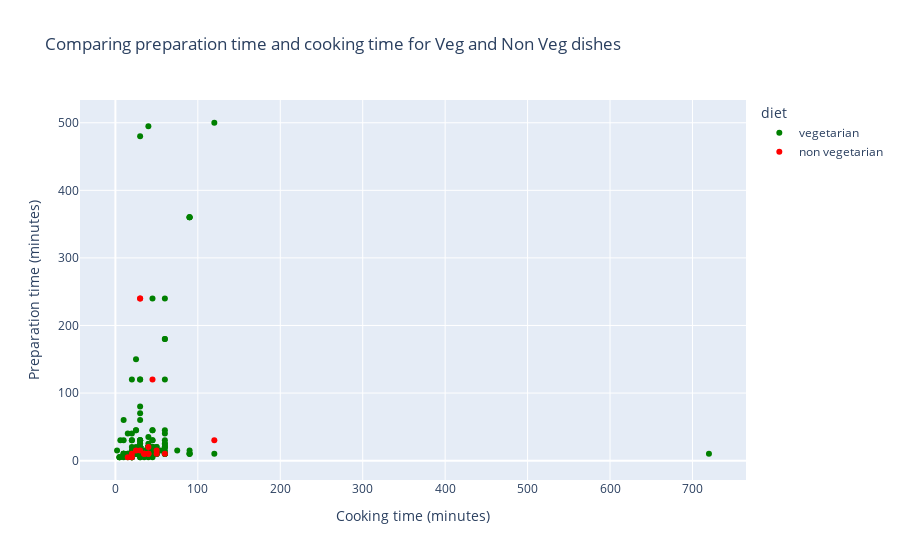

Source (notebook cell):
### Code cell
fig = px.scatter(df,x='cook_time',y='prep_time',color='diet',
                 color_discrete_sequence=['green','red'], hover_data = ['name'],
                 labels={
                     'cook_time': 'Cooking time (minutes)',
                     'prep_time': 'Preparation time (minutes)'
                 }, title = 'Comparing preparation time and cooking time for Veg and Non Veg dishes ')
fig.show()

### Figure 1 — Plotly figure (JSON) as saved in the notebook; plotly's stock layout.template omitted (floating-point values rounded to 4 significant figures; data arrays with more than 128 entries replaced by an {"elided": "..."} marker saying what was removed)
{"data": [{"customdata": {"elided": "226x1 str values"}, "hovertemplate": "diet=vegetarian<br>Cooking time (minutes)=%{x}<br>Preparation time (minutes)=%{y}<br>name=%{customdata[0]}<extra></extra>", "legendgroup": "vegetarian", "marker": {"color": "green", "symbol": "circle"}, "mode": "markers", "name": "vegetarian", "orientation": "v", "showlegend": true, "type": "scatter", "x": {"elided": "226 int values"}, "xaxis": "x", "y": {"elided": "226 int values"}, "yaxis": "y"}, {"customdata": [["Maach Jhol"], ["Pork Bharta"], ["Galho"], ["Biryani"], ["Butter chicken"], ["Chicken razala"], ["Chicken Tikka masala"], ["Chicken Tikka"], ["Tandoori Chicken"], ["Tandoori Fish Tikka"], ["Beef Fry"], ["Chicken Varuval"], ["Kolim Jawla"], ["Bombil fry"], ["Vindaloo"], ["Kumol Sawul"], ["Alu Pitika"], ["Masor tenga"], ["Bilahi Maas"], ["Black rice"], ["Chingri malai curry"], ["Haq Maas"], ["Chingri Bhape"], ["Kabiraji"], ["Koldil Chicken"], ["Konir Dom"], ["Koldil Duck"], ["Masor Koni"], ["Prawn malai curry"]], "hovertemplate": "diet=non vegetarian<br>Cooking time (minutes)=%{x}<br>Preparation time (minutes)=%{y}<br>name=%{customdata[0]}<extra></extra>", "legendgroup": "non vegetarian", "marker": {"color": "red", "symbol": "circle"}, "mode": "markers", "name": "non vegetarian", "orientation": "v", "showlegend": true, "type": "scatter", "x": [40, null, 15, 120, 35, 35, 50, 45, 30, 30, 60, 35, null, null, 40, null, 20, 25, 20, null, 40, 40, 30, null, null, null, null, null, 50], "xaxis": "x", "y": [10, null, 5, 30, 10, 10, 10, 120, 240, 240, 10, 10, null, null, 10, null, 5, 15, 10, null, 10, 20, 15, null, null, null, null, null, 15], "yaxis": "y"}], "layout": {"legend": {"title": {"text": "diet"}, "tracegroupgap": 0}, "title": {"text": "Comparing preparation time and cooking time for Veg and Non Veg dishes "}, "xaxis": {"anchor": "y", "domain": [0, 1], "title": {"text": "Cooking time (minutes)"}}, "yaxis": {"anchor": "x", "domain": [0, 1], "title": {"text": "Preparation time (minutes)"}}}}
